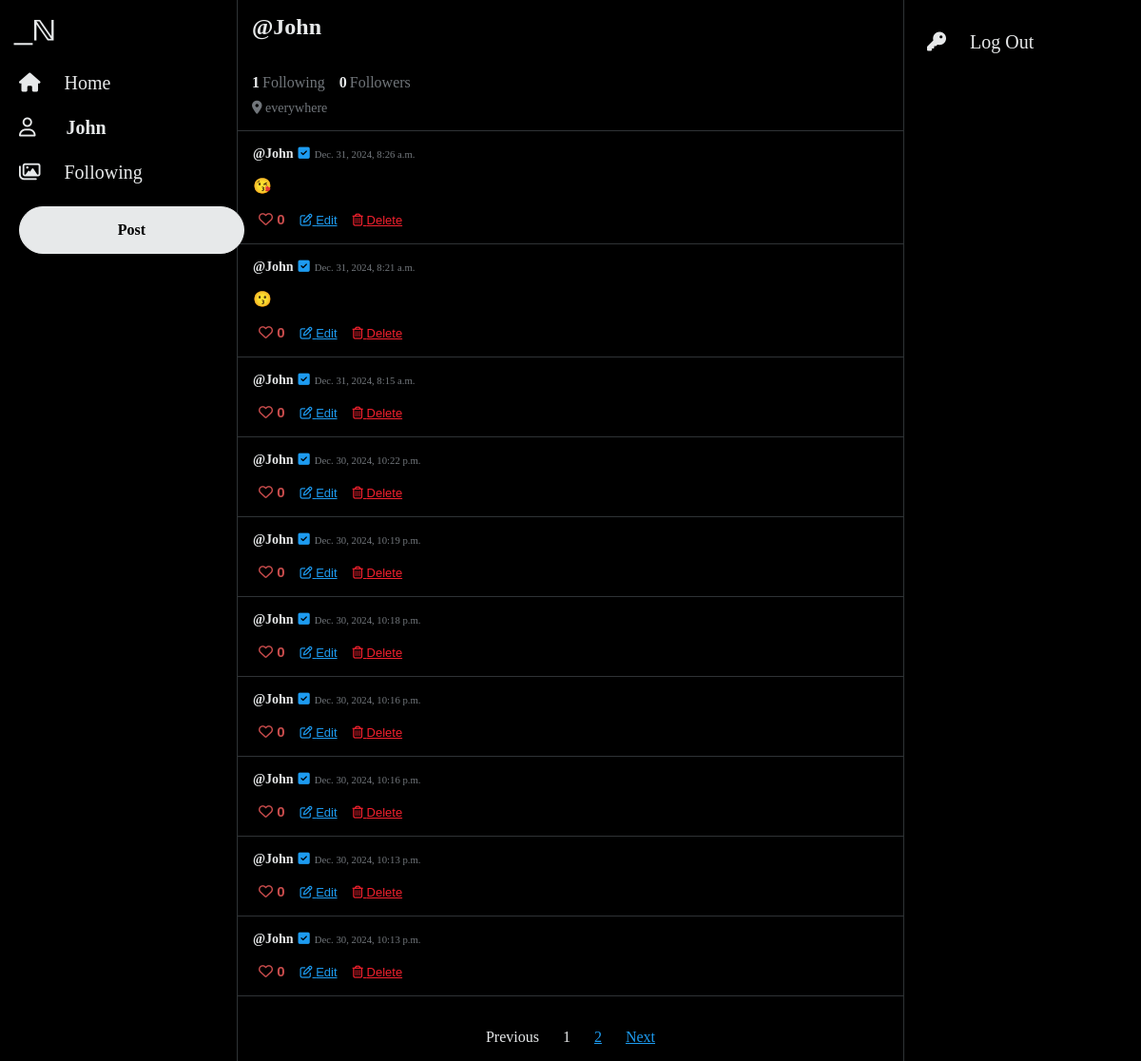
Before: /profile/6 (signed in) with the older database file.
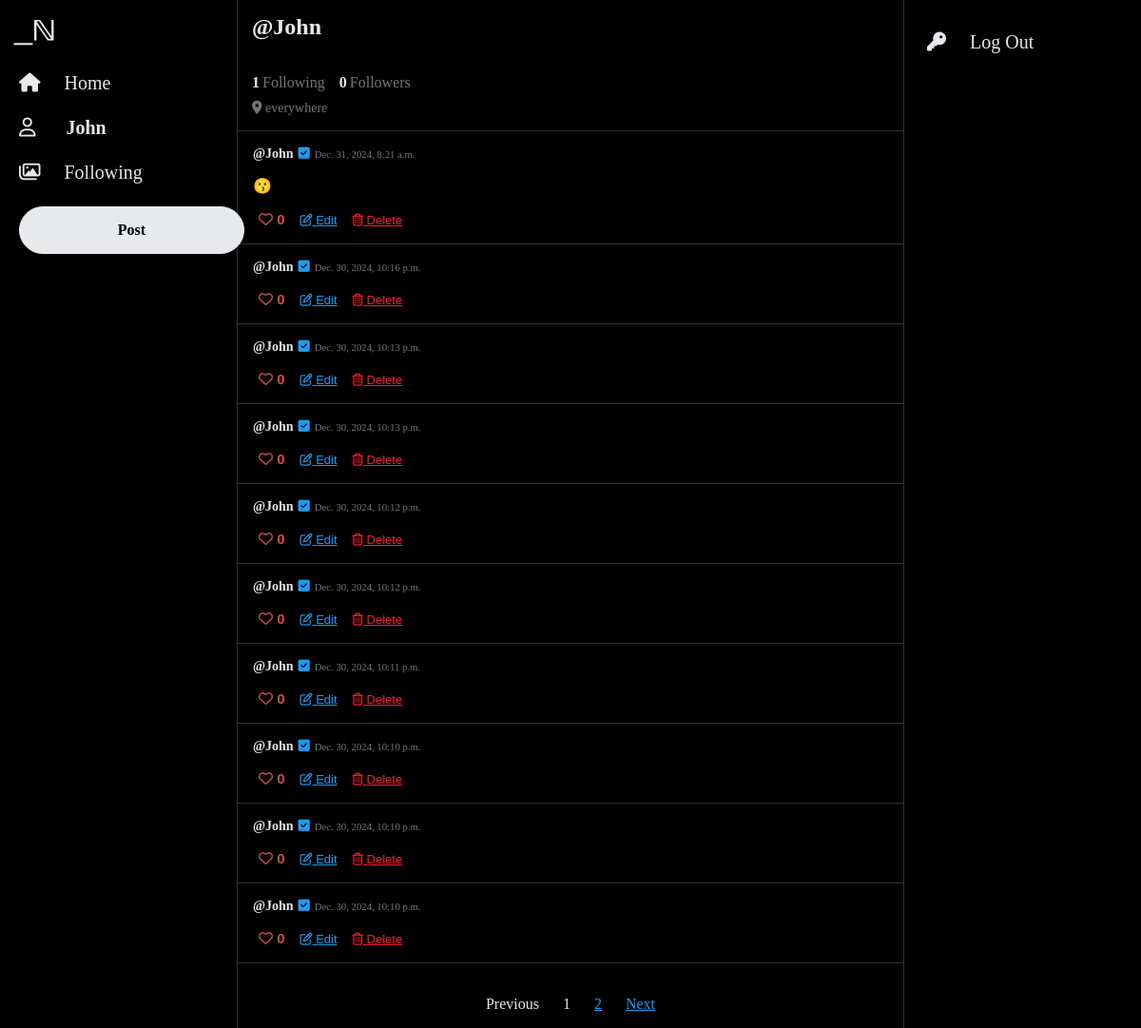
After: the same page with the newer database file.
### network/models.py (models this page shows, shortened)
class Tweet(models.Model):
    author = models.ForeignKey(User, on_delete=models.CASCADE)
    tweetText = models.CharField(max_length=255)
    posted = models.DateTimeField(auto_now_add=True)
    like = models.ManyToManyField(User, blank=True, related_name="likes")

class User(AbstractUser):
    pass

### network/views.py (the view)
# urls.py: path("profile/<int:user_id>", views.profile, name="profile"),
@login_required(redirect_field_name='my_redirect_field')
def profile(request, user_id):
    profile = User.objects.get(id=user_id)
    if Follow.objects.filter(user=user_id, followed_by=request.user).exists():
        following_status = True
    else:
        following_status = False
    followList = []
    following = request.user.following.all()
    for x in following:
        followList.append(x.user.id)
    tweets = Tweet.objects.filter(author=user_id).order_by('-posted')
    paginator = Paginator(tweets, 10)
    page_number = request.GET.get('page')
    page_obj = paginator.get_page(page_number)
    return render(request, "network/profile.html", {
        "page_obj": page_obj,
        "viewed_profile": profile.username,
        "viewed_profile_id": user_id,
        "tweets": tweets,
        "following": profile.following.all().count(),
        "followedBy": Follow.objects.filter(user=user_id).count(),
        "following_status": following_status
    })

### network/templates/network/profile.html (shortened to what this page needs)
{% extends "network/layout.html" %}
{% load static %}
{% block body %}
<div class="profile">
   <h2 style="margin-top: 0;" data-id="{{viewed_profile_id}}">@{{viewed_profile}}</h2>
   <div class="profile-box">
   <div>
      <div style="display: flex;">
         <p class="follow-number">{{following}}</p> <p class="text-profile">Following</p> <p class="follow-number">{{followedBy}}</p> <p class="text-profile">Followers</p>
      </div>
   <span class="everywhere"><i class="fa-solid fa-location-dot"></i> everywhere</span>
   </div>
   </div>
</div>
<div class="container">
   {% for tweet in page_obj %}
   <div class="post">
      <div class="card" data-id="{{tweet.id}}">
         <div class="card-body rounded">
            <div class="card-info">
            <a class="card-title" href="{% url 'profile' user_id=tweet.author.id%}"><strong>@{{ tweet.author }}</strong></a>
            <i class="fa-solid fa-square-check" id="check"></i>
            <h6 class="card-subtitle">{{tweet.posted}}</h6>
            </div>
            <p class="card-text" id="tweetText">{{tweet.tweetText}}</p>
            {% if user.username in tweet.like.all|stringformat:'s' %}
            <button class="button-like" id="foo-like">
               <i class="fa-solid fa-heart"></i>&nbsp;<span id="number">{{ tweet.like.all.count }}</span>
            </button>
            {% else %}
            <button class="button-secondary" id="foo">
               <i class="fa-regular fa-heart"></i>&nbsp;<span id="number">{{ tweet.like.all.count }}</span>
            </button>
            {% endif %}
            {% if user.username == tweet.author|stringformat:'s' %}
            <button class="button-edit" id="edit">
               <i class="fa-regular fa-pen-to-square"></i>&nbsp;<span>Edit</span>
            </button>
            <button class="button-delete" data-id="{{ tweet.id }}">
               <i class="fa-regular fa-trash-can"></i>&nbsp;<span>Delete</span>
            </button>
            {% endif %}
         </div>
      </div>
   </div>
   {% endfor %}
   <br>
   <nav aria-label="Page">
      <ul class="pagination">
         {% if page_obj.has_previous %}
         <li class="page-item">
            <a class="page-link" href="?page={{ page_obj.previous_page_number }}">Previous</a>
         </li>
         {% else %}
         <li class="page-item disabled">
            <a class="page-link disabled" href="#" tabindex="-1" aria-disabled="True">Previous</a>
         </li>
         {% endif %}
         {% for i in page_obj.paginator.page_range %}
         {% if page_obj.number == i %}
         <li class="page-item active" aria-current="page">
            <span class="page-link">
               {{ i }}
            </span>
         </li>
         {% else %}
         <li class="page-item"><a class="page-link" href="?page={{ i }}">{{ i }}</a></li>
         {% endif %}
         {% endfor %}
         {% if page_obj.has_next %}
         <li class="page-item">
            <a class="page-link" href="?page={{ page_obj.next_page_number }}">Next</a>
         </li>
         {% else %}
         <li class="page-item disabled">
            <a class="page-link disabled" href="#" tabindex="-1" aria-disabled="True">Next</a>
         </li>
         {% endif %}
      </ul>
   </nav>
</div>
{% endblock %}

Changed rows visible on the page:
removed Tweet: author "John", posted "Dec. 31, 2024, 8:26 a.m.", tweetText "😘", like.all.count "0"
removed Tweet: author "John", posted "Dec. 31, 2024, 8:15 a.m.", like.all.count "0"
removed Tweet: author "John", posted "Dec. 30, 2024, 10:22 p.m.", like.all.count "0"
removed Tweet: author "John", posted "Dec. 30, 2024, 10:19 p.m.", like.all.count "0"
removed Tweet: author "John", posted "Dec. 30, 2024, 10:18 p.m.", like.all.count "0"
removed Tweet: author "John", posted "Dec. 30, 2024, 10:16 p.m.", like.all.count "0"
now on this page (row unchanged): Tweet: author "John", posted "Dec. 30, 2024, 10:12 p.m.", like.all.count "0"
now on this page (row unchanged): Tweet: author "John", posted "Dec. 30, 2024, 10:12 p.m.", like.all.count "0"
now on this page (row unchanged): Tweet: author "John", posted "Dec. 30, 2024, 10:11 p.m.", like.all.count "0"
now on this page (row unchanged): Tweet: author "John", posted "Dec. 30, 2024, 10:10 p.m.", like.all.count "0"
now on this page (row unchanged): Tweet: author "John", posted "Dec. 30, 2024, 10:10 p.m.", like.all.count "0"
now on this page (row unchanged): Tweet: author "John", posted "Dec. 30, 2024, 10:10 p.m.", like.all.count "0"
